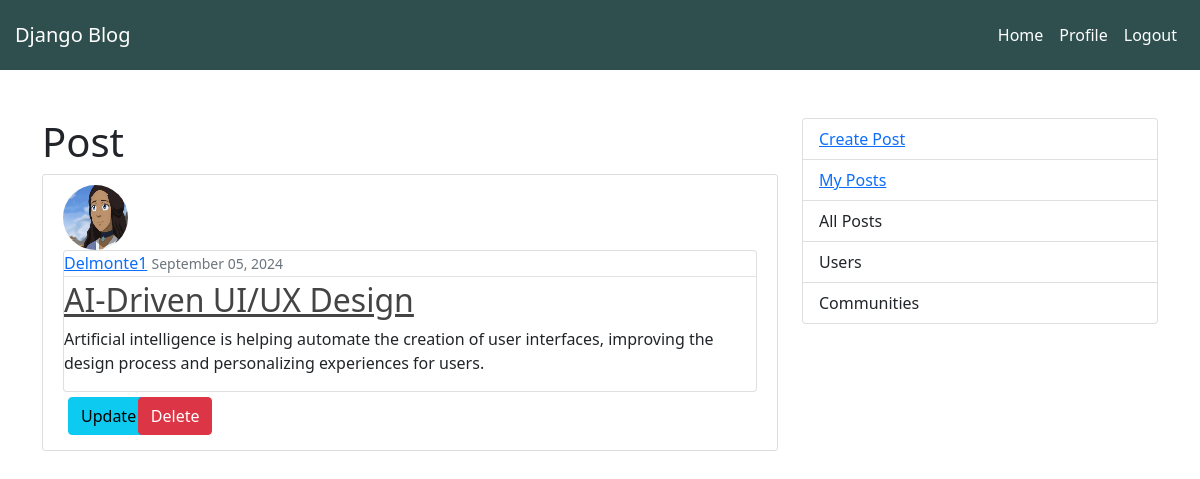
Page /post/22/ (signed in) on the committed database.
### newblog/models.py (models this page shows, shortened)
class Post(models.Model):
    title = models.CharField(max_length=200)
    excerpt = models.CharField(default="Excerpt", max_length=200)
    content = models.TextField()
    date_posted = models.DateTimeField(default=timezone.now)
    author = models.ForeignKey(User, on_delete=models.CASCADE)

### users/models.py (models this page shows, shortened)
class Profile(models.Model):
    user = models.OneToOneField(User, on_delete=models.CASCADE)
    image = models.ImageField(default="profile_pics/default.jpg", upload_to="profile_pics")

### newblog/views.py (the view)
# urls.py: path('post/<int:pk>/',login_required(views.PostDetailView.as_view()), name='post-detail'),
class PostDetailView(DetailView):
    model = Post

### newblog/templates/newblog/post_detail.html
{% extends "newblog/base.html" %}
{% block content %}
<h1>Post</h1>
<div>
    <article class="media content-section">
        <img class="rounded-circle article-img" src="{{ post.author.profile.image.url }}">
        <div class="media-body card">
            <div class="article-metadata">
                <a class="mr-2" href="#">{{ post.author }}</a>
                <small class="text-muted">{{ post.date_posted|date:"F d, Y" }}</small>
            </div>
            <h2><a class="article-title" href="#">{{ post.title }}</a></h2>
            <p class="article-content">{{ post.content }}</p>
        </div>
        {% if user.username == post.author.username %}
        <div class="row justify-content-left">
            <div class="col-md-1" style="margin: 5px;">
                <a type="button" class="btn btn-info" href="{% url 'post-update' post.pk %}">Update</a>
            </div>
            <div class="col-md-1" style="margin: 5px;" >
                <a type="button" class="btn btn-danger" href="{% url 'post-delete' post.pk %}">Delete</a>
            </div>
        </div>
        {% endif %}
    </article>
</div>
{% endblock content %}

### newblog/templates/static/newblog/main.css (style rules this page uses)
.content-section { background: #ffffff; padding: 10px 20px; border: 1px solid #dddddd; border-radius: 3px; margin-bottom: 20px; }
.article-title { color: #444444; }
.article-content { white-space: pre-line; }
.article-img { height: 65px; width: 65px; margin-right: 16px; }
.article-metadata { padding-bottom: 1px; margin-bottom: 4px; border-bottom: 1px solid #e3e3e3 }

### rows in the picture
Post: author.profile.image (picture), author "Delmonte1", date_posted "September 05, 2024", title "AI-Driven UI/UX Design", content "Artificial intelligence is helping automate the creation of user interfaces, improving the design process and personalizing experiences for users."
